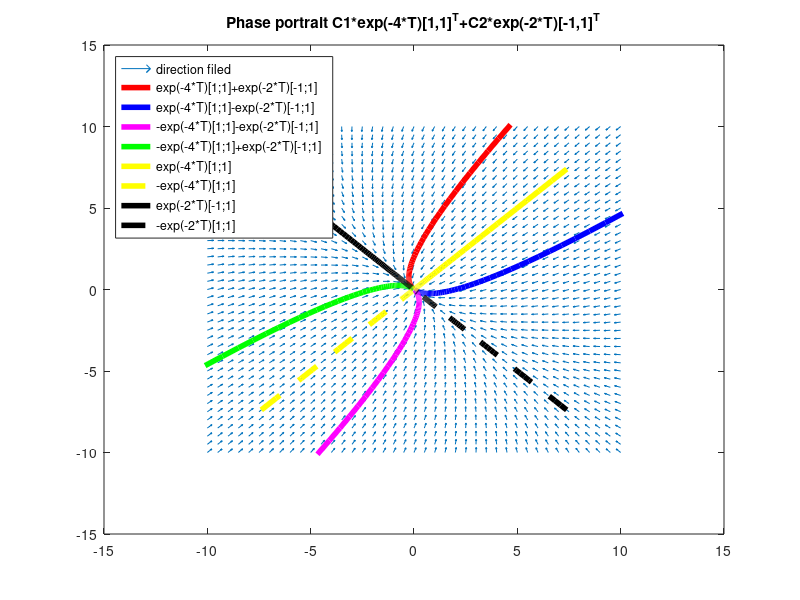

Source code (MATLAB):
close all
fprintf(['Phase portrait for\n\n',...
         '   C1*exp(-4*T)[1,1]^T+C2*exp(-2*T)[-1,1]^T.\n\n'])
pause
[X, Y] = meshgrid(-10:0.5:10, -10:0.5:10);
S = (-3*X-Y);
T=  (-X-3*Y);
L = sqrt(S.^2 + T.^2);
figure(1)
quiver(X, Y, S./L, T./L, 0.45)
hold on
T=linspace(-0.5,2);
C1=1;C2=1;
X=C1*exp(-4*T)-C2*exp(-2*T);
Y=C1*exp(-4*T)+C2*exp(-2*T);
plot(X,Y,'r','linewidth',4)
hold on
title('Phase portrait C1*exp(-4*T)[1,1]^T+C2*exp(-2*T)[-1,1]^T')
C1=1;C2=-1;
X=C1*exp(-4*T)-C2*exp(-2*T);
Y=C1*exp(-4*T)+C2*exp(-2*T);
plot(X,Y,'b','linewidth',4)
C1=-1;C2=-1;
X=C1*exp(-4*T)-C2*exp(-2*T);
Y=C1*exp(-4*T)+C2*exp(-2*T);
plot(X,Y,'m','linewidth',4)
C1=-1;C2=1;
X=C1*exp(-4*T)-C2*exp(-2*T);
Y=C1*exp(-4*T)+C2*exp(-2*T);
plot(X,Y,'g','linewidth',4)
C1=1;C2=0;
X=C1*exp(-4*T)-C2*exp(-2*T);
Y=C1*exp(-4*T)+C2*exp(-2*T);
plot(X,Y,'y','linewidth',4)
C1=-1;C2=0;
X=C1*exp(-4*T)-C2*exp(-2*T);
Y=C1*exp(-4*T)+C2*exp(-2*T);
plot(X,Y,'y--','linewidth',4)
T=linspace(-1,1);
C1=0;C2=1;
X=C1*exp(-4*T)-C2*exp(-2*T);
Y=C1*exp(-4*T)+C2*exp(-2*T);
plot(X,Y,'k','linewidth',4)
C1=0;C2=-1;
X=C1*exp(-4*T)-C2*exp(-2*T);
Y=C1*exp(-4*T)+C2*exp(-2*T);
plot(X,Y,'k--','linewidth',4)
legend('direction filed','exp(-4*T)[1;1]+exp(-2*T)[-1;1]',...
  'exp(-4*T)[1;1]-exp(-2*T)[-1;1]',...
  '-exp(-4*T)[1;1]-exp(-2*T)[-1;1]',...
  '-exp(-4*T)[1;1]+exp(-2*T)[-1;1]',...
  'exp(-4*T)[1;1]',...
  '-exp(-4*T)[1;1]',...
  'exp(-2*T)[-1;1]',...
  '-exp(-2*T)[1;1]','location','northwest')
hold off
